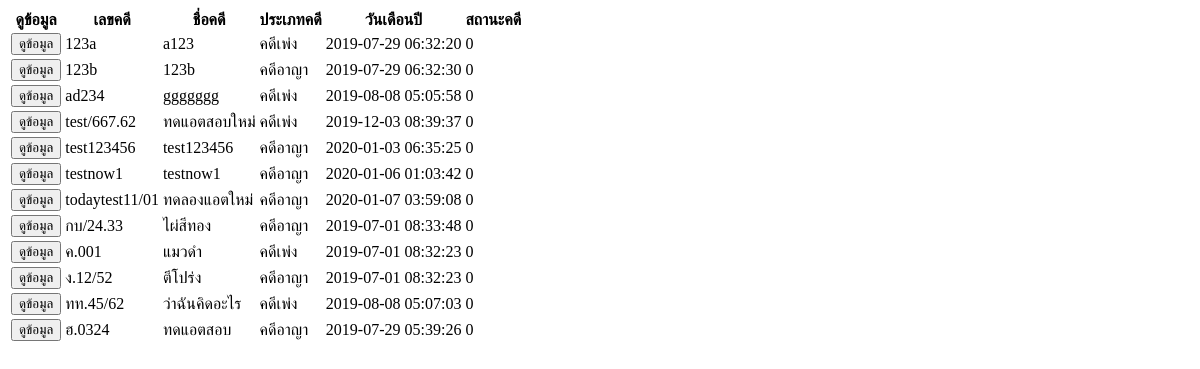
/module/main/show_data_search.php, run on an earlier commit of the app's database.
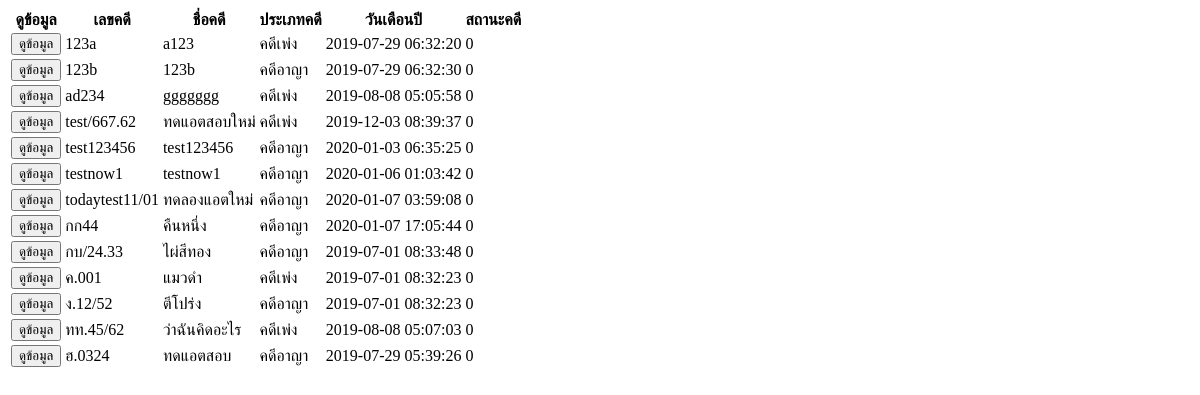
And on a later commit of the database.
### tables this page shows
CREATE TABLE `case_name` (
  `case_id` varchar(255) NOT NULL,
  `case_name` varchar(255) NOT NULL,
  `case_type` tinyint(2) NOT NULL,
  `case_savetime` timestamp NOT NULL DEFAULT current_timestamp() ON UPDATE current_timestamp(),
  `case_status` tinyint(2) NOT NULL
);

### module/main/show_data_search.php (the view, shortened to what this page needs)
<?php
$con = connect_db();
?>
<form method="get">
        <?php
                if(empty($_POST['search'])){
                  $sql="SELECT case_id,case_name,case_type,case_savetime,case_status FROM case_name";
                  $chk_id_card = "";
                }
                $select = mysqli_query($con,"$sql")or die("select sql error".mysqli_error($con));
                ?>
          <div class="row">
              <div class="col-md">
              <table id="myTable" class="display table">
                    <thead>
                      <tr>
                        <th>ดูข้อมูล</th>
                        <th>เลขคดี</th>
                        <th>ชื่อคดี</th>
                        <th>ประเภทคดี</th>
                        <th>วันเดือนปี</th>
                        <th>สถานะคดี</th>
                      </tr>
                    </thead>
                    <tbody>
                      <?php
                      while(list($case_id,$case_name,$case_type,$case_date,$status_case)=mysqli_fetch_row($select)){
                      if($case_type==1){
                        $case_typeName="คดีเพ่ง";
                      }else{
                        $case_typeName="คดีอาญา";
                      }
                      if($_POST['type']==2){
                        echo"
                          <tr>
                          <td><a href='?datacase=$case_id&search=$chk_id_card&module=1&action=1'><button type='button' class='btn btn-outline-secondary'>ดูข้อมูล</button></a></td>
                            <td>$case_id</td>
                            <td>$case_name</td>
                            <td>$case_typeName</td>
                            <td>$case_date</td>
                            <td>$status_case</td>
                        </tr>";
                      }
                      else{
                          echo"
                          <tr>
                            <td><a href='?datacase=$case_id&module=1&action=1'><button type='button' class='btn btn-outline-secondary'>ดูข้อมูล</button></a></td>
                            <td>$case_id</td>
                            <td>$case_name</td>
                            <td>$case_typeName</td>
                            <td>$case_date</td>
                            <td>$status_case</td>
                        </tr>";
                      }
                      }
                      ?>
                  </tbody>
                </table>
                </form>

What changed in the data, as far as the page shows it:
added case_name: case_id "กก44", case_name "คืนหนึ่ง", case_type "คดีอาญา", case_savetime "2020-01-07 17:05:44", case_status "0"
